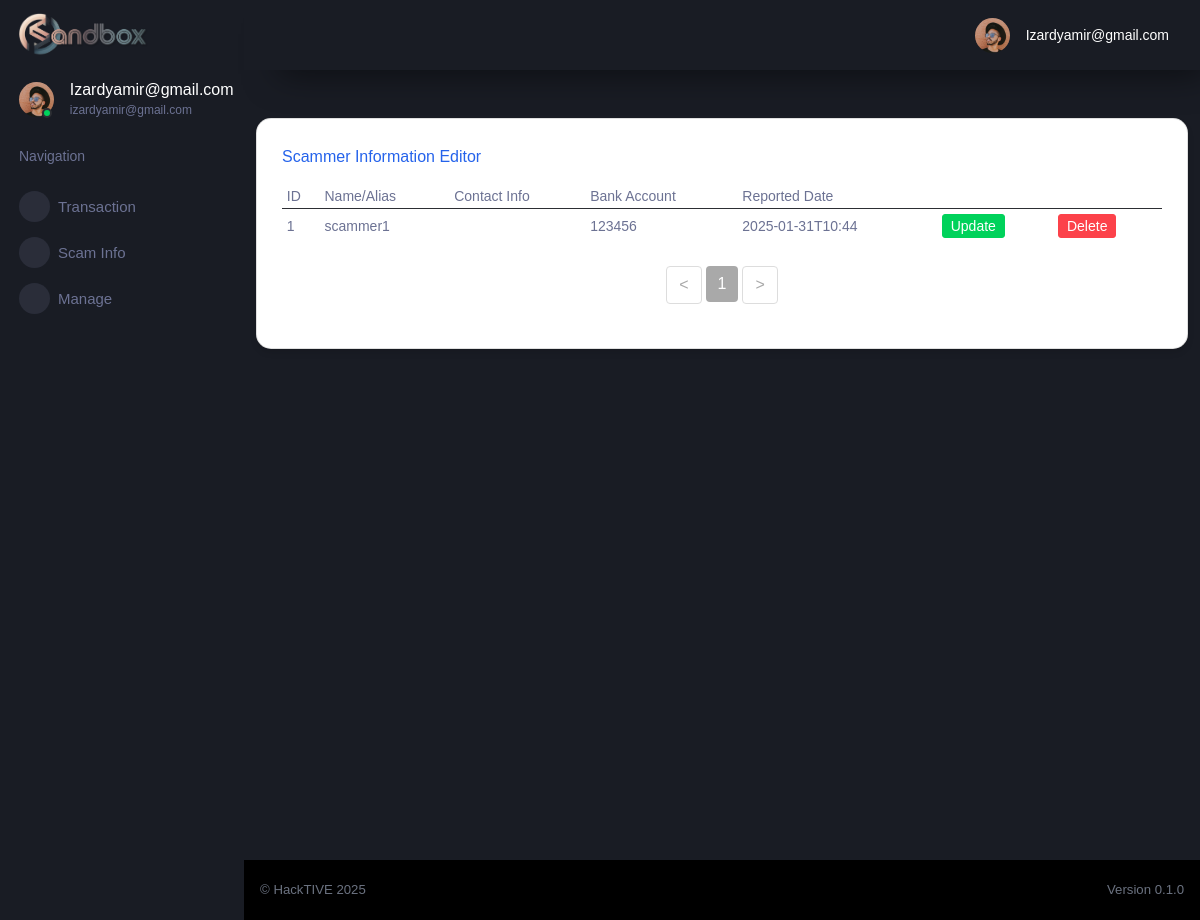
Before: /manage_scammer_user (signed in) with the older database file.
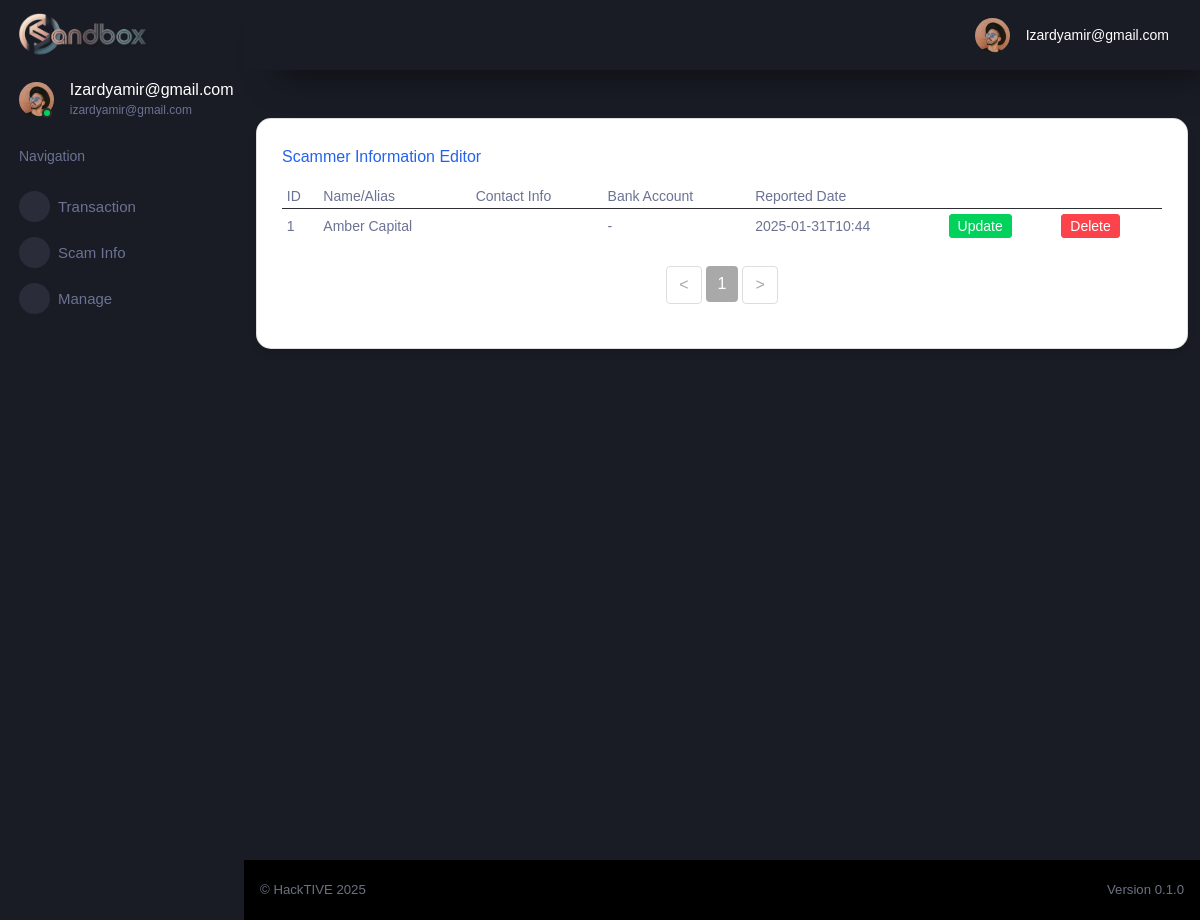
After: the same page with the newer database file.
### tables this page shows
CREATE TABLE "cif" (
	"id"	INTEGER UNIQUE,
	"username"	TEXT NOT NULL UNIQUE,
	"password"	TEXT,
	"firstname"	TEXT,
	"lastname"	TEXT,
	"gender"	TEXT,
	"dob"	TEXT,
	"ic"	INTEGER UNIQUE,
	"phone"	INTEGER,
	"email"	TEXT UNIQUE,
	"address1"	NUMERIC,
	"address2"	TEXT,
	"postcode"	TEXT,
	"area"	TEXT,
	"state"	TEXT,
	"country"	TEXT,
	"productID"	INTEGER,
	"productNAME"	TEXT,
	"accountID"	INTEGER,
	PRIMARY KEY("id" AUTOINCREMENT)
);

CREATE TABLE "scammer" (
	"scammerID"	INTEGER NOT NULL,
	"scammerName"	TEXT,
	"phone"	TEXT,
	"platform"	TEXT,
	"reportedDate"	TEXT,
	"recordedDate"	TEXT,
	"bankAccount"	TEXT,
	"bankName"	TEXT,
	"bankAccountName"	TEXT,
	"sourceReport1"	TEXT,
	"sourceReport2"	TEXT,
	"sourceReport3"	TEXT,
	"tiktokID"	TEXT,
	"facebookID"	TEXT,
	"twitterID"	TEXT,
	"instagramID"	TEXT,
	"telegramID"	TEXT,
	"reporterID"	TEXT,
	"email"	TEXT,
	PRIMARY KEY("scammerID" AUTOINCREMENT)
);

### flaskr/main.py (the view)
@bp.route('/manage_scammer_user', methods=['POST', 'GET'])
@login_required
def manage_scammer_user():
    db = get_db()
    scammers = db.execute(
        'SELECT * FROM scammer WHERE reporterID='+str(g.user['id'])
    ).fetchall()
    return render_template('app/manage-scammer.html', scammers=scammers)

### flaskr/auth.py (called while the page is built)
@bp.before_app_request
def load_logged_in_user():
    user_id = session.get('user_id')
    if user_id is None:
        g.user = None
    else:
        g.user = get_db().execute(
            'SELECT * FROM cif WHERE id = ?', (user_id,)
        ).fetchone()

### flaskr/db.py (called while the page is built)
def get_db():
    if 'db' not in g:
        g.db = sqlite3.connect(
            current_app.config['DATABASE'],
            detect_types=sqlite3.PARSE_DECLTYPES
        )
        g.db.row_factory = sqlite3.Row
    return g.db

### flaskr/main.py (called while the page is built)
def login_required(view):
    @functools.wraps(view)
    def wrapped_view(**kwargs):
        if g.user is None:
            return redirect(url_for('auth.login'))
        return view(**kwargs)
    return wrapped_view

### flaskr/templates/app/manage-scammer.html (shortened to what this page needs)
{% extends "/layouts/base.html" %}
{% block content %}
<div class="container aligned-middle mt-5 overflow-auto"  scrolling="yes" frameborder="0" style=" width: 100%; height: calc(101vh - 66px)">
  <div class="row">
    <div class="col-md-12 mb-4">
      <div class="card">
        <div class="card-body">
          <h5 class="card-title text-primary">Scammer Information Editor</h5>
          <div class="table-responsive-sm">
            <table class="table table-sm mb-4" style="font-size: small;">
              <thead>
                <tr>
                  <th scope="col">ID</th>
                  <th scope="col">Name/Alias</th>
                  <th scope="col">Contact Info</th>
                  <th scope="col">Bank Account</th>
                  <th scope="col">Reported Date</th>
                </tr>
              </thead>
              <tbody id="table-body">
                {% for scammer in scammers %}
                <tr>
                  <td>{{ scammer['scammerID'] }}</th>
                  <td>{{ scammer['scammerName'] }}</td>
                  <td>{{ scammer['contact'] }}</td>
                  <td>{{ scammer['bankAccount'] }}</td>
                  <td>{{ scammer['reportedDate'] }}</td>
                  <td>
                      <a href="{{ url_for('main.scammer_update',id=scammer['scammerID']) }}">
                          <button type="submit" class="btn btn-success btn-sm ms-1">Update</button>
                      </a>
                  </td>
                  <td>
                      <a href="">
                        <button type="submit" class="btn btn-danger btn-sm" value="Delete" onclick="return confirm('Are you sure?');">Delete</button>
                      </a>
                  </td>
                </tr>
                {% endfor %}
              </tbody>
            </table>
            <nav>
              <ul class="pagination justify-content-center" id="pagination">
              </ul>
          </div>
        </div>
      </div>
    </div>
  </div>
</div>
{% endblock %}

### flaskr/templates/layouts/base.html (shortened to what this page needs)
<!DOCTYPE html>
<html lang="en">
  <head>
    <link href="https://cdn.jsdelivr.net/npm/@mdi/font@5.x/css/materialdesignicons.min.css" rel="stylesheet">
    <link rel="stylesheet" href="/static/css/css_opt2/style.css">
  </head>
  <body>
    <div class="container-scroller">
      {% include 'includes/sidebar.html' %}
      <div class="container-fluid page-body-wrapper">
        {% include 'includes/navigation.html' %}
        <div class="main-panel">
          {% block content %}{% endblock content %}
          {% include 'includes/footer.html' %}
        </div>
      </div>
    </div>
  </body>
</html>

### flaskr/templates/includes/sidebar.html (shortened to what this page needs)
<nav class="sidebar sidebar-offcanvas" id="sidebar">
    <div class="sidebar-brand-wrapper d-none d-lg-flex align-items-center justify-content-center fixed-top">
      <a class="sidebar-brand brand-logo" href="{{ url_for('main.index') }}"><img src="/static/img/hacktive-team-banner.png" style="width:60%; height:auto; display: block; margin: 0 auto 0 -2px; object-fit: contain;"     alt="logo" /></a>
    </div>
    <ul class="nav">
      <li class="nav-item profile">
        <div class="profile-desc">
          <div class="profile-pic">
            <div class="count-indicator">
              <img class="img-xs rounded-circle " src="/static/img/faces/face15.jpg" alt="">
              <span class="count bg-success"></span>
            </div>
            <div class="profile-name">
              <h5 class="mb-0 font-weight-normal">
                {{ (g.user['username']).capitalize() }}
              </h5>
              <span>
                {{ g.user['username'] }}
              </span>
            </div>
          </div>
        </div>
      </li>
      <li class="nav-item nav-category">
        <span class="nav-link">Navigation</span>
      </li>
      <li class="nav-item menu-items">
        <a class="nav-link" data-toggle="collapse" href="#transaction" aria-expanded="false" aria-controls="transaction">
          <span class="menu-icon">
          </span>
          <span class="menu-title">Transaction</span>
          <i class="menu-arrow"></i>
        </a>
      </li>
      <li class="nav-item menu-items">
        <a class="nav-link" data-toggle="collapse" href="#scam-info" aria-expanded="false" aria-controls="scam-info">
          <span class="menu-icon">
          </span>
          <span class="menu-title">Scam Info</span>
          <i class="menu-arrow"></i>
        </a>
      </li>
      <li class="nav-item menu-items">
        <a class="nav-link" data-toggle="collapse" href="#manage" aria-expanded="false" aria-controls="manage">
          <span class="menu-icon">
          </span>
          <span class="menu-title">Manage</span>
          <i class="menu-arrow"></i>
        </a>
      </li>
    </ul>
  </nav>

### flaskr/templates/includes/navigation.html (shortened to what this page needs)
<nav class="navbar p-0 fixed-top d-flex flex-row">
    <div class="navbar-menu-wrapper flex-grow d-flex align-items-stretch">
      <button class="navbar-toggler navbar-toggler align-self-center" type="button" data-toggle="minimize">
      </button>
      <ul class="navbar-nav navbar-nav-right">
        <li class="nav-item dropdown">
          <a class="nav-link" id="profileDropdown" href="#" data-toggle="dropdown">
            <div class="navbar-profile">
              <img class="img-xs rounded-circle" src="/static/img/faces/face15.jpg" alt="">
              <p class="mb-0 d-none d-sm-block navbar-profile-name">
                {{ (g.user['username']).capitalize() }}
              </p>
            </div>
          </a>
        </li>
      </ul>
    </div>
  </nav>

### flaskr/templates/includes/footer.html
          <footer class="footer">
            <div class="d-sm-flex justify-content-center justify-content-sm-between">
              <span class="text-muted text-center text-sm-left d-block d-sm-inline-block">
                  &copy; HackTIVE 2025
              </span>
              <span class="text-muted float-none float-sm-right d-block mt-1 mt-sm-0 text-center">
                Version 0.1.0
              </span>
            </div>
          </footer>

### flaskr/templates/app/manage-scammer.html (style rules this page uses)
.card-body { height: auto; }
.card { border-radius: 15px; box-shadow: 0 4px 6px rgba(0, 0, 0, 0.1); transition: transform 0.2s ease; background: white; }
.card-body { padding: 1.5rem; }
.text-primary { color: #2563eb !important; }
.text-muted { color: #6b7280 !important; }

Changed rows visible on the page:
changed scammer id 1: scammerName "scammer1" → "Amber Capital"; bankAccount "123456" → "-"
